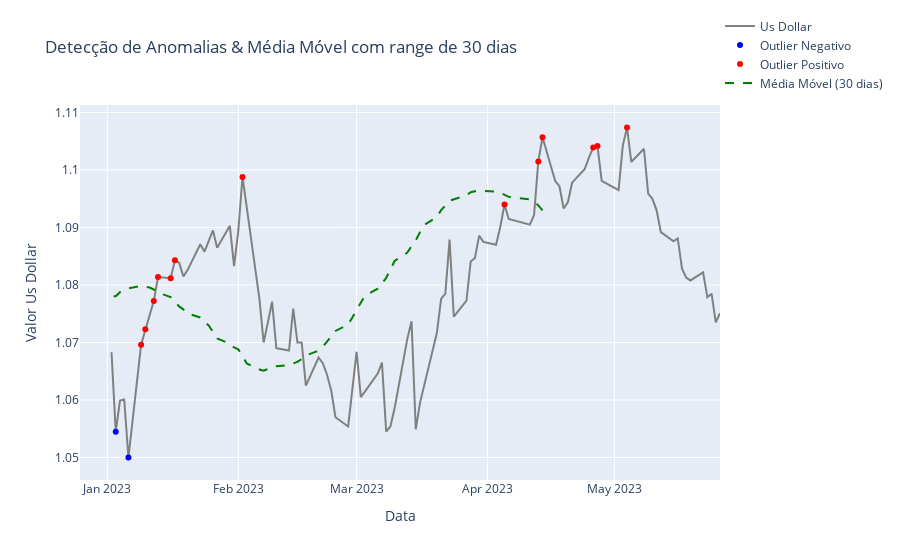

Source (notebook cell):
### Code cell
# Plot do histórico com a identificação das anomalias móveis (30 dias)
_graph_anomaly_plotly(
    base = df_2023,
    country_currency = 'US dollar',
    rolling_window = 30
)
